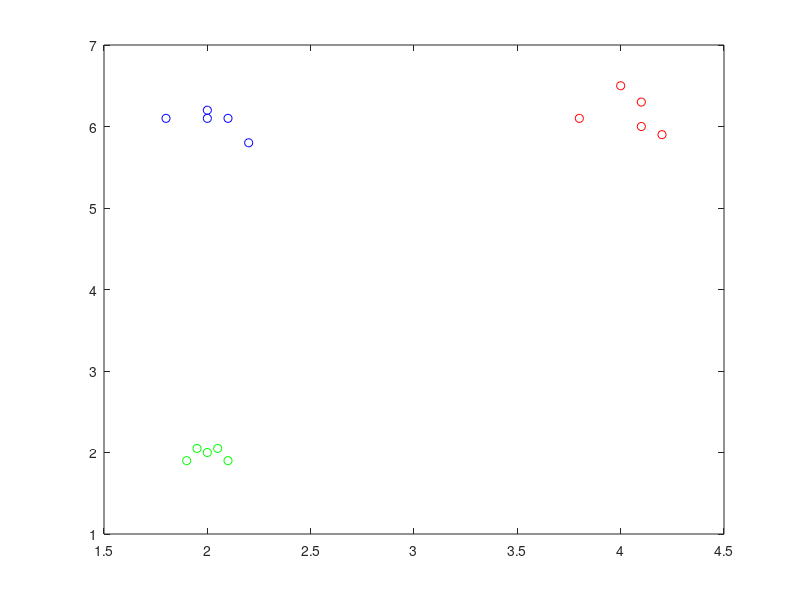

Here is the MATLAB script that generated this plot:
%%---Augabe1---%
% Klasse 1
f1_1 = [2;2];
f1_2 = [2.1;1.9];
f1_3 = [2.05;2.05];
f1_4 = [1.95;2.05];
f1_5 = [1.9;1.9];
% Klasse 2
f2_1 = [4;6.5];
f2_2 = [3.8;6.1];
f2_3 = [4.2;5.9];
f2_4 = [4.1;6.3];
f2_5 = [4.1;6.0];
% Klasse 3
f3_1 = [2;6.2];
f3_2 = [1.8;6.1];
f3_3 = [2.2;5.8];
f3_4 = [2.1;6.1];
f3_5 = [2.0;6.1];

%% Plot A1
plot(f1_1(1,:),f1_1(2,:),'o','Color',[0,1.0,0.0]);
hold on;
plot(f1_2(1,:),f1_2(2,:),'o','Color',[0,1.0,0.0]);
hold on;
plot(f1_3(1,:),f1_3(2,:),'o','Color',[0,1.0,0.0]);
hold on;
plot(f1_4(1,:),f1_4(2,:),'o','Color',[0,1.0,0.0]);
hold on;
plot(f1_5(1,:),f1_5(2,:),'o','Color',[0,1.0,0.0]);
hold on;

plot(f2_1(1,:),f2_1(2,:),'o','Color',[1,0.0,0.0]);
hold on;
plot(f2_2(1,:),f2_2(2,:),'o','Color',[1,0.0,0.0]);
hold on;
plot(f2_3(1,:),f2_3(2,:),'o','Color',[1,0.0,0.0]);
hold on;
plot(f2_4(1,:),f2_4(2,:),'o','Color',[1,0.0,0.0]);
hold on;
plot(f2_5(1,:),f2_5(2,:),'o','Color',[1,0.0,0.0]);
hold on;

plot(f3_1(1,:),f3_1(2,:),'o','Color',[0,0.0,1.0]);
hold on;
plot(f3_2(1,:),f3_2(2,:),'o','Color',[0,0.0,1.0]);
hold on;
plot(f3_3(1,:),f3_3(2,:),'o','Color',[0,0.0,1.0]);
hold on;
plot(f3_4(1,:),f3_4(2,:),'o','Color',[0,0.0,1.0]);
hold on;
plot(f3_5(1,:),f3_5(2,:),'o','Color',[0,0.0,1.0]);
hold on;
